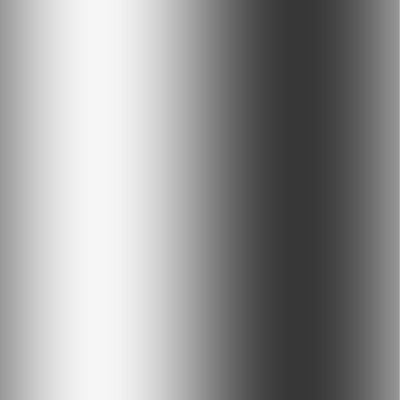
Frame 1 (no input)
Frame 60 (no input): identical to frame 1, image omitted
Frame 120 (the mouse pressed at the canvas centre since frame 60): identical to frame 1, image omitted

The p5.js sketch that drew this single still picture (run headless with seeded random() and noise() and a simulated clock; from frame 60 on, the mouse is pressed at the canvas centre):

// p5.js sketch
// ── sketch.js
/*
  Arreglos.
*/

function setup() {
  createCanvas(400, 400);
}

function draw() {
  background(220);

  /*
    Descomentar solo la función que se quiere ver.
  */
  // dibujo1();
  dibujo2();
}

function dibujo1() {
  let arr = [0, 50, 100, 150, 200, 250, 300, 350, 400];

  for(let i = 0; i < arr.length; i++) {
    line(0, 0, width, arr[i]);
  }
}

function dibujo2() {
  let onda = [];

  /*
    Este bucle llena el arreglo. No debería ir acá sino en setup
    porque son valores precalculados que no cambian, pero está
    hecho para que quede visible en un solo lugar.
  */
  for(let i = 0; i < width; i++) {
    // Mapeo el rango de valores de width a ángulos en radianes.
    let value = map(i, 0, width - 1, 0, TAU);
    // Calculo el valor de seno para cada ángulo.
    value = sin(value);
    // Mapeo el rango de valores a escala de girses.
    value = map(value + 1, 0, 2, 0, 255);
    // Lo guardo en el array.
    onda.push(value);
  }

  /*
    Este bucle utiliza los datos del arreglo.
  */
  for(let i = 0; i < width; i++) {
    stroke(onda[i]);
    line(i, 0, i, height);
  }
}
